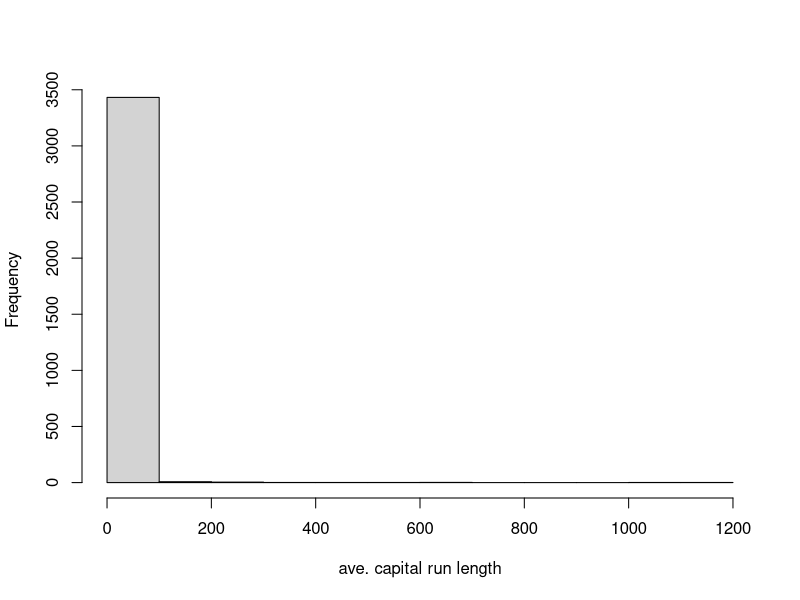
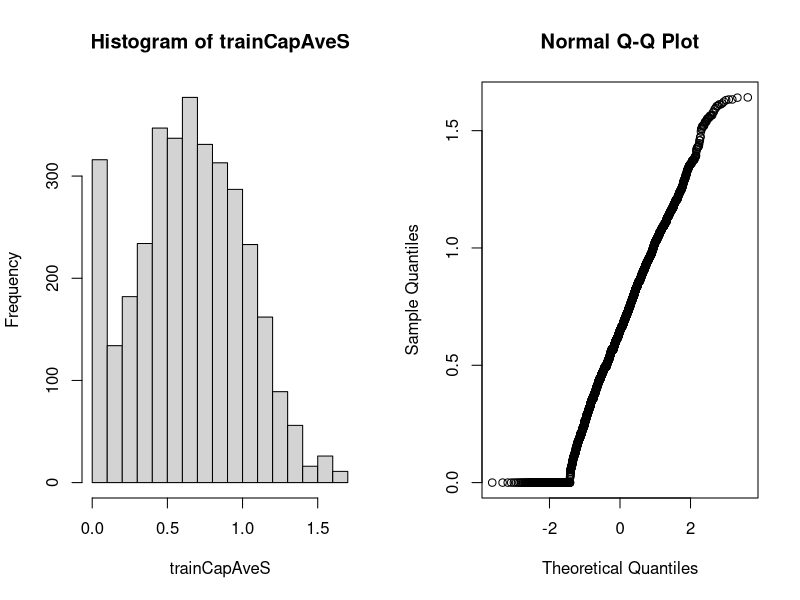

These figures' R source, in order:
# Why preprocess
library(caret)
library(kernlab)
data("spam")

inTrain <- createDataPartition(y=spam$type,
                               p=0.75, list=FALSE)
training <- spam[inTrain, ]
testing <- spam[-inTrain, ]
hist(training$capitalAve, main="", xlab = "ave. capital run length")

mean(training$capitalAve) # Mean is small
sd(training$capitalAve) # Sd is huge - data is highly skewed


# Standardizing - training set
trainCapAve <- training$capitalAve
trainCapAveS <- (trainCapAve - mean(trainCapAve)) / sd(trainCapAve)

mean(trainCapAveS) # mean is almost 0
sd(trainCapAveS) # sd = 1


# Standardizing - test set
testCapAve <- testing$capitalAve
testCapAveS <- (testCapAve - mean(testCapAve)) / sd(testCapAve)

mean(testCapAveS)
sd(testCapAveS)


# Standardizing - preProcess() function - "center" and "scale" 
preObj <- preProcess(training[, -58], method = c("center", "scale"))
trainCapAveS <- predict(preObj, training[, -58])$capitalAve

mean(trainCapAveS)
sd(trainCapAveS)


# Standardizing: predict with testing set
testCapAveS <- predict(preObj, testing[, -58])$capitalAve

mean(testCapAveS)
sd(testCapAveS)


# Standardizing - preProcess() argument
set.seed(32343)
modelFit <- train(type ~ ., data = training,
                  preProcess=c("center","scale"), method="glm")
modelFit

# Standardizing - Box-Cox transforms
preObj <- preProcess(training[, -58], method = c("BoxCox"))
trainCapAveS <- predict(preObj, training[, -58])$capitalAve
par(mfrow=c(1,2))
hist(trainCapAveS)
qqnorm(trainCapAveS)


# Standardizing - Imputing data
set.seed(13343)

# Make some values NA
training$capAve <- training$capitalAve
selectNA <- rbinom(dim(training)[1], size = 1, prob = 0.05) == 1
training$capAve[selectNA] <- NA

# Impute and standardize
preObj <- preProcess(training[, -58], method = "knnImpute")
# For the next line RANN package is required
install.packages("RANN")
library(RANN)
capAve <- predict(preObj, training[, -58])$capAve

# Standardize true values
capAveTruth <- training$capitalAve
capAveTruth <- (capAveTruth - mean(capAveTruth)) / sd(capAveTruth)

quantile(capAve - capAveTruth)
quantile((capAve - capAveTruth)[selectNA])
quantile((capAve - capAveTruth)[!selectNA])
